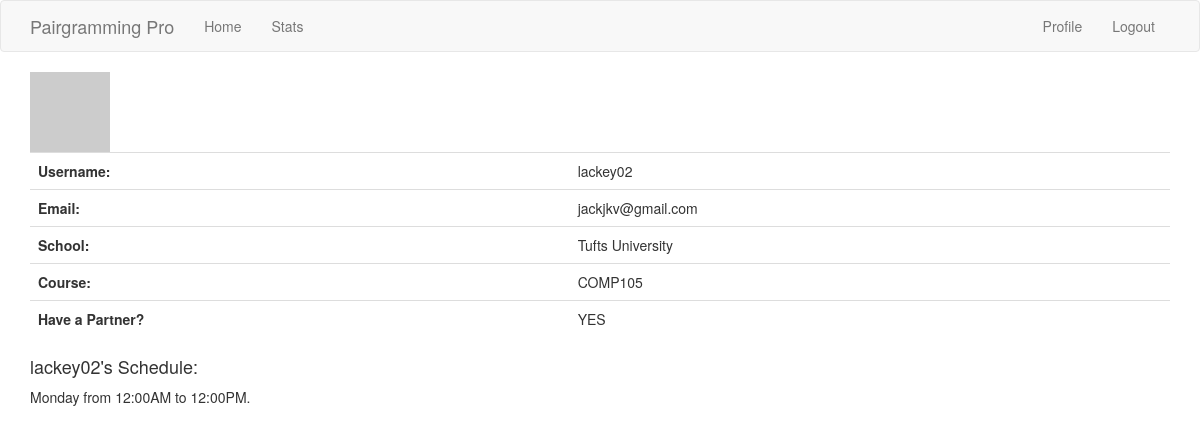
Screenshot of /user/lackey02 (signed in) with the database file from the repository.
### app/models.py (models this page shows, shortened)
class User(UserMixin, db.Model):
    id = db.Column(db.Integer, primary_key=True)
    username = db.Column(db.String(128), index=True, unique=True)
    email = db.Column(db.String(128), index=True, unique=True)
    s_id = db.Column(db.Integer, db.ForeignKey('school.id'))
    c_id = db.Column(db.Integer, db.ForeignKey('course.id'))
    password_hash = db.Column(db.String(128))
    free_times = db.relationship('FreeInterval', backref='author', lazy='dynamic')
    taken = db.Column(db.Boolean)
    partner = db.Column(db.String(128))
    def avatar(self, size):
        digest = md5(self.email.lower().encode('utf-8')).hexdigest()
        return 'https://www.gravatar.com/avatar/{}?d=identicon&s={}'.format(digest, size)

class School(db.Model):
    id = db.Column(db.Integer, primary_key=True)
    name = db.Column(db.String(128), index=True, unique=True)
    courses = db.relationship('Course', backref='institution', lazy='dynamic')
    students = db.relationship('User', backref='attending', lazy='dynamic')

class Course(db.Model):
    id = db.Column(db.Integer, primary_key=True)
    name = db.Column(db.String(64), index=True, unique=True)
    s_id = db.Column(db.Integer, db.ForeignKey('school.id'))
    students = db.relationship('User', backref='enrolled', lazy='dynamic')

class FreeInterval(db.Model):
    id = db.Column(db.Integer, primary_key=True)
    start_day = db.Column(db.String(10))
    start_time = db.Column(db.String(10))
    end_day = db.Column(db.String(10))
    end_time = db.Column(db.String(10))
    user_id = db.Column(db.Integer, db.ForeignKey('user.id'))
    def __repr__(self):
        if self.start_day == self.end_day:
            return '{} from {} to {}.'.format(self.start_day, self.start_time, self.end_time)
        else:
            return '{} at {} to {} at {}.'.format(self.start_day, self.start_time, self.end_day, self.end_time)

### app/routes.py (the view)
@app.route('/user/<username>')
@login_required
def user(username):
    user = User.query.filter_by(username=username).first_or_404()
    schedule = schedule = FreeInterval.query.filter_by(author=user)
    if user.username == current_user.username and str(current_user.username) in DM.ADMINS:
        return render_template('user.html', user=user, admin=True, schedule=schedule)
    else:
        return render_template('user.html', user=user, schedule=schedule)

### app/models.py (called while the page is built)
@login.user_loader
def load_user(id):
    return User.query.get(int(id))

### app/templates/user.html (shortened to what this page needs)
{% extends "base.html" %}
{% block app_content %}
    <img src="{{ user.avatar(129) }}">
    <table class="table">
        <tr>
            <th>Username:</th>
            <td>{{ user.username }}</td>
        </tr>
        <tr>
            <th>Email:</th>
            <td>{{ user.email }}</td>
        </tr>
        <tr>
            <th>School:</th>
            <td>{{ user.attending.name }}</td>
        </tr>
        <tr>
            <th>Course:</th>
            <td>{{ user.enrolled.name }}</td>
        </tr>
        <tr>
            <th>Have a Partner?</th>
            <td>
                {% if user.taken %}
                YES
                {% else %}
                NO
                {% endif %}
            </td>
        </tr>
    </table>
    {% if user == current_user %}
        <p><a href="{{ url_for('edit_profile') }}">Edit your profile</a></p>
    {% else %}
        <h4>{{user.username}}'s Schedule:</h4>
        {% for s in schedule %}
        {{s}}
        {% else %}
            Nothing yet
        {% endfor %}
    {% endif %}
{% endblock %}

### rows the page displays
User: username "lackey02", email "jackjkv@gmail.com"
School: attending.name "Tufts University"
Course: enrolled.name "COMP105"
FreeInterval: start_day+end_day+start_time "Monday from 12:00AM to 12:00PM."
